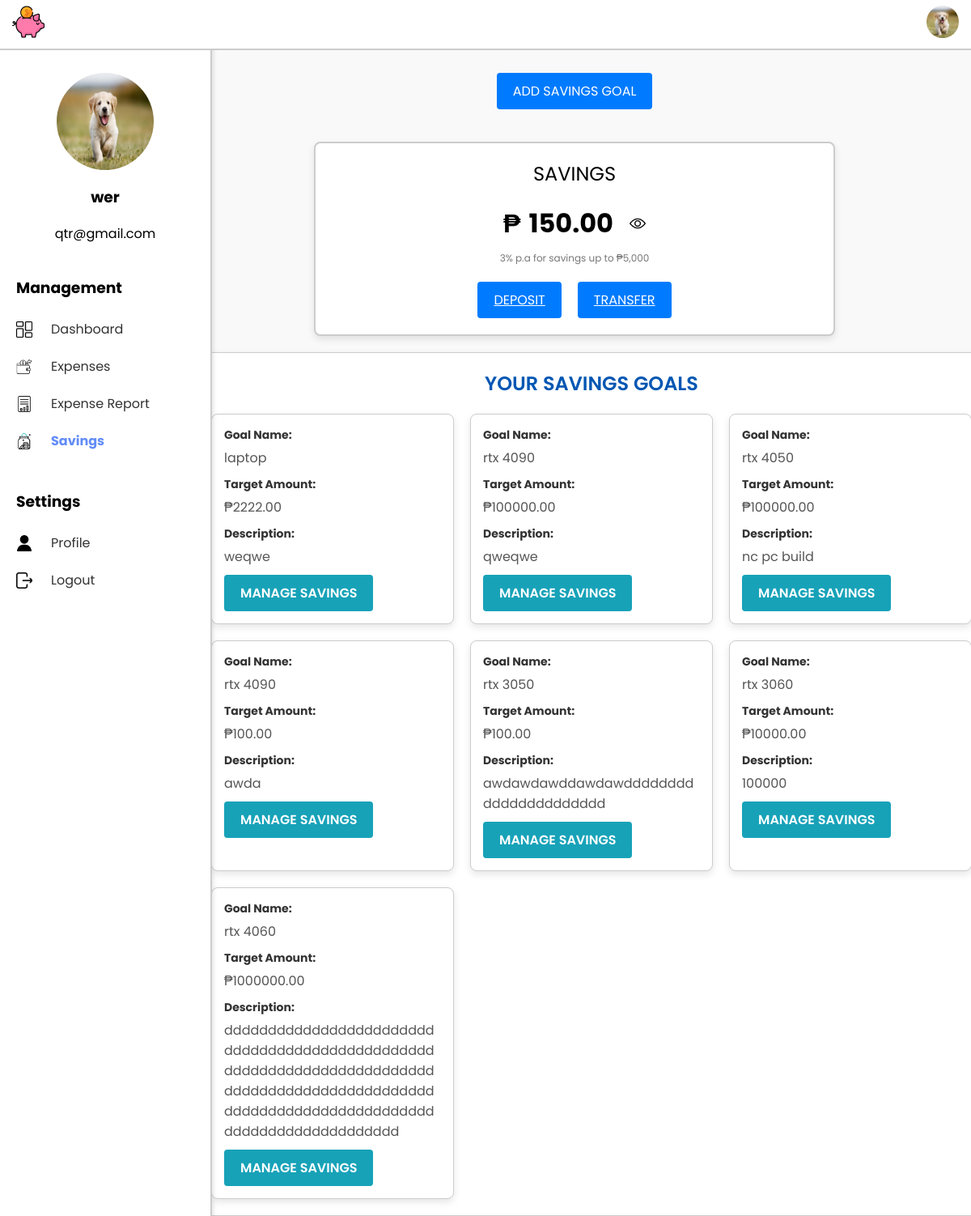
The page /ExpenseSystem/savings/ (signed in) on the database as committed earlier.
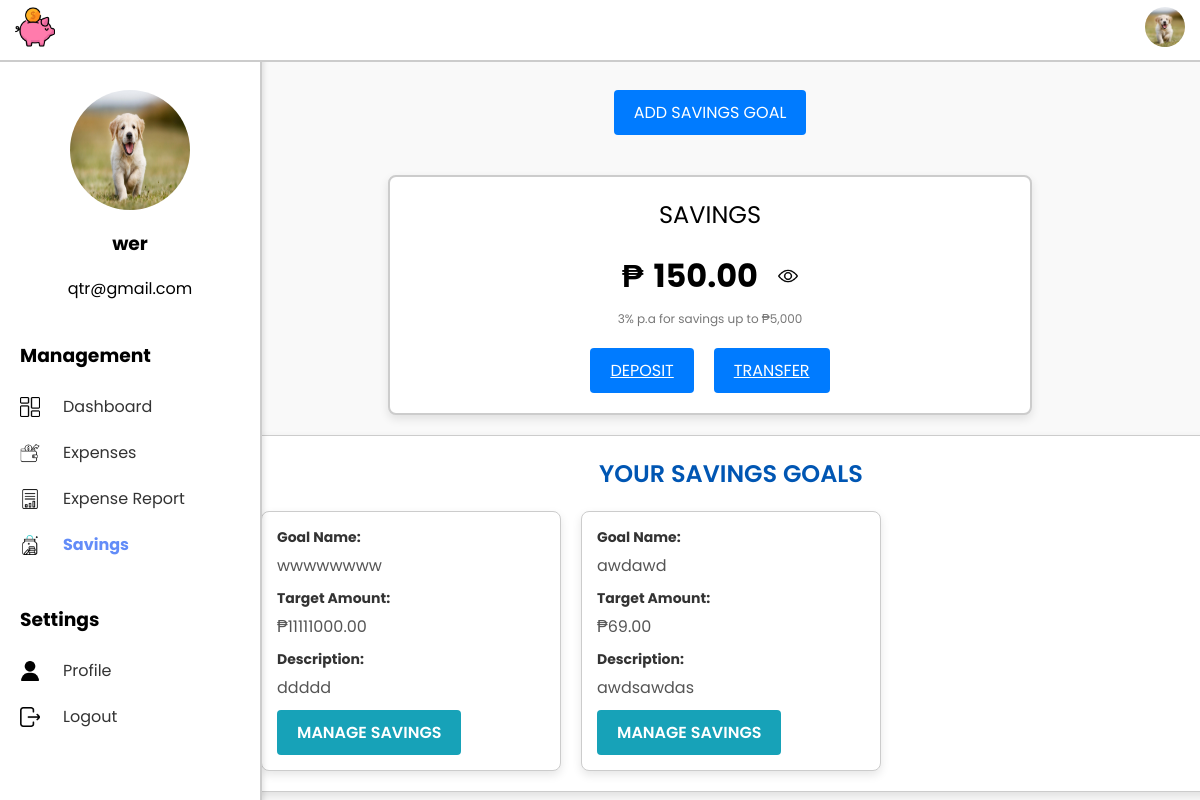
The same page on the database as committed later.
### ExpenseSystem/models.py (models this page shows, shortened)
class SavingsGoal(models.Model):
    user = models.ForeignKey(User, on_delete=models.CASCADE)
    name = models.CharField(max_length=255)  # Field for goal name
    target_amount = models.DecimalField(max_digits=10, decimal_places=2)  # Field for target amount
    description = models.TextField(blank=True, null=True)  # Optional description

### ExpenseSystem/views.py (the view)
# urls.py: path('savings/', views.savings_dashboard, name='savings_dashboard'),
def savings_dashboard(request):
    savings, created = Savings.objects.get_or_create(
        user=request.user,
        defaults={'total_income': 0.0, 'total_expense': 0.0, 'current_savings': 0.0}
    )
    savings_goals = SavingsGoal.objects.filter(user=request.user)
    return render(request, 'savings.html', {'savings': savings, 'savings_goals': savings_goals})

### ExpenseSystem/models.py (called while the page is built)
    @property
    def balance(self):
        return self.total_income - self.total_expense  # Calculate balance dynamically

### ExpenseSystem/templates/savings.html (shortened to what this page needs)
<!DOCTYPE html>
<html lang="en">
<head>
    {% load static %}
    <link rel="stylesheet" href="{% static 'savings.css' %}">
</head>
<body>
    {% include 'navbar.html' %}
    {% include 'sidebar.html' %}
    <div class="main-content">
        <div class="add-goal-container">
            <a href="{% url 'add_savings_goal' %}" class="button add-goal-button">Add Savings Goal</a>
        </div>
        <div class="savings-container">
            <div class="savings-header">SAVINGS</div>
            <div class="savings-balance" role="region" aria-labelledby="balance">
                <span>₱</span>
                <span id="balance">{{ savings.balance|floatformat:2 }}</span>
                <img id="eye-icon" src="{% static 'openeye.png' %}" onclick="toggleBalance()" alt="Toggle visibility" style="cursor: pointer; width: 20px; margin-left: 10px;">
            </div>
            <div class="savings-info">3% p.a for savings up to ₱5,000</div>
            <div class="button-container">
                <a href="{% url 'deposit_savings' %}" class="button">Deposit</a>
                <a href="{% url 'transfer_savings' %}" class="button">Transfer</a>
            </div>
        </div>
        <div class="goals-container">
            <div class="goals-header-container">
                <h3 class="goals-header">Your Savings Goals</h3>
            </div>
            {% if savings_goals %}
    <div class="goals-grid">
                {% for goal in savings_goals %}
                    <div class="goal-box">
                        <div class="goal-item">
                            <div class="goal-header">Goal Name:</div>
                            <div class="goal-name">{{ goal.name }}</div>
                            <div class="goal-header">Target Amount:</div>
                            <div class="goal-target-amount">₱{{ goal.target_amount|floatformat:2 }}</div>
                            {% if goal.description %}
                                <div class="goal-header">Description:</div>
                                <div class="goal-description">{{ goal.description }}</div>
                            {% endif %}
                            <div class="goal-actions">
                                <a href="{% url 'edit_savings_goal' goal.id %}" class="button manage-button">Manage Savings</a>
                            </div>
                        </div>
                    </div>
                {% endfor %}
            </div>
        {% else %}
            <p class="no-goals-message">You don't have any savings goals yet. Start by adding one!</p>
        {% endif %}
        </div>
</body>
</html>

Rows that differ between the two databases and show on the page:
removed SavingsGoal: name "laptop", target_amount "2222.00", description "weqwe"
removed SavingsGoal: name "rtx 4090", target_amount "100000.00", description "qweqwe"
removed SavingsGoal: name "rtx 4050", target_amount "100000.00", description "nc pc build"
removed SavingsGoal: name "rtx 4090", target_amount "100.00", description "awda"
removed SavingsGoal: name "rtx 3050", target_amount "100.00", description "awdawdawddawdawdddddddddddddddddddddd"
removed SavingsGoal: name "rtx 3060", target_amount "10000.00", description "100000"
removed SavingsGoal: name "rtx 4060", target_amount "1000000.00", description "dddddddddddddddddddddddddddddddddddddddddddddddddddddddddddddddddddddddddddddddddddddddddddddddddddddddddddddddddddddddddddddddddddddddddddd"
added SavingsGoal: name "wwwwwwww", target_amount "11111000.00", description "ddddd"
added SavingsGoal: name "awdawd", target_amount "69.00", description "awdsawdas"
